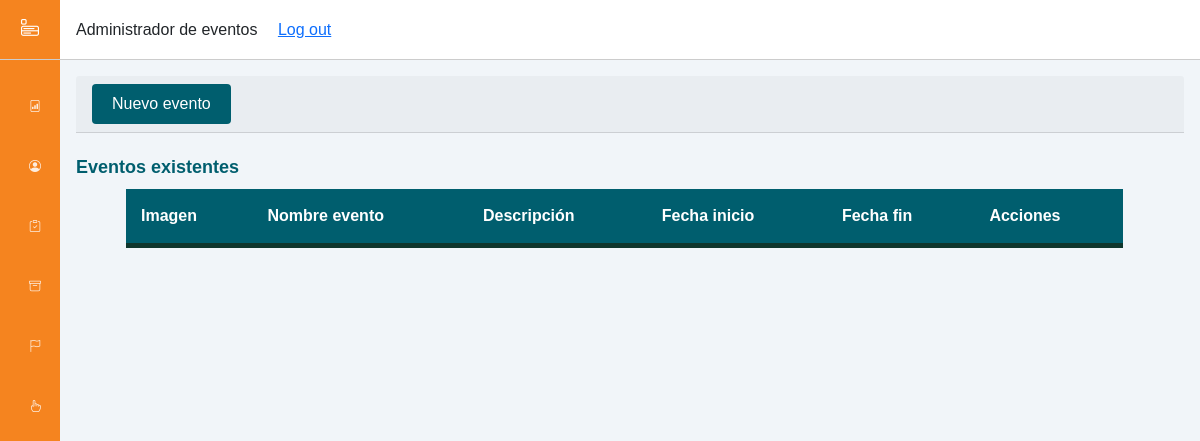
The app's page /views/AdministradorDeEventos_Comite.php?Id=0, older data.
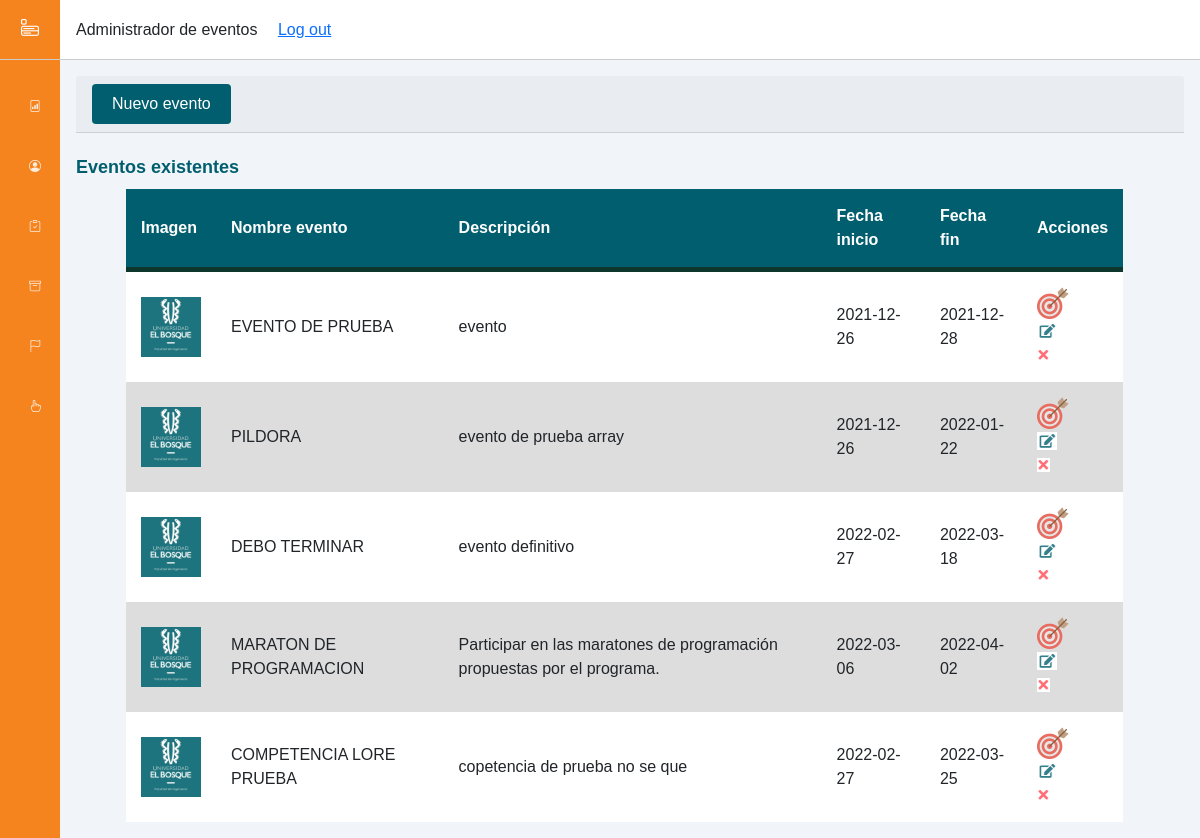
The same page, newer data.
### tables this page shows
CREATE TABLE `tbl_evento` (
  `id_evento` int(11) NOT NULL,
  `nombre_evento` varchar(30) NOT NULL,
  `descripcion_evento` varchar(250) NOT NULL,
  `fecha_inicio` date NOT NULL,
  `fecha_fin` date NOT NULL,
  `nombre_imagen` varchar(10) DEFAULT NULL,
  `nombre_enunciado` varchar(10) DEFAULT NULL,
  `id_usuario` int(3) NOT NULL,
  `competenciasAsignadas` varchar(2) NOT NULL
);

### views/logic/controllers/EventoControlador.php (called while the page is built, shortened)
<?php
class EventoControlador{
    public function mostrarDatosEventos($sql){
        $c = new conectar();
        $conexion = $c->conexion();
        $result = mysqli_query($conexion, $sql);
        return mysqli_fetch_all($result, MYSQLI_ASSOC);
    }
}
?>

### views/AdministradorDeEventos_Comite.php (the view, shortened to what this page needs)
<?php
    require_once "logic/controllers/EventoControlador.php";
?>
<!DOCTYPE html>
<html lang="es">
    <head>
        <link href="https://cdn.jsdelivr.net/npm/bootstrap@5.1.3/dist/css/bootstrap.min.css" rel="stylesheet">
        <link rel="stylesheet" href="https://cdn.jsdelivr.net/npm/bootstrap-icons@1.8.1/font/bootstrap-icons.css">
        <link rel="stylesheet" href="assets/css/ComiteStyles.css">
    </head>
    <body>
        <div class="sidebar">
            <div class="sidebar-header">
                <label for="sidebar-toggle"><i class="bi bi-menu-app"></i></label>
            </div>
            <div class="sidebar-menu">
                <ul class="menuComite">
                    <li>
                        <a class="link_menu-active" href="./DashBoard_Comite.php">
                            <span title="Dashboard"><i class="bi bi-file-bar-graph"></i></span>
                        </a>
                    </li>
                    <li>
                        <a class="link_menu" href="./RegistroDeProfesores_Comite.php">
                            <span title="Profesores"><i class="bi bi-person-circle"></i></span>
                        </a>
                    </li>
                    <li>
                        <a class="link_menu" href="./AdministradorDeMaterias_Comite.php">
                            <span title="Materias"><i class="bi bi-clipboard-check"></i></span>
                        </a>
                    </li>
                    <li>
                        <a class="link_menu" href="./AdministradorDeCompetencias_Comite.php">
                            <span title="Competencias"><i class="bi bi-archive"></i></span>
                        </a>
                    </li>
                    <li>
                        <a class="link_menu" href="./AdministradorDeEventos_Comite.php?Id=0">
                            <span title="Eventos"><i class="bi bi-flag"></i></span>
                        </a>
                    </li>
                    <li>
                        <a class="link_menu" href="./AdministradorDeConvocatoriasExternas_Comite.php">
                            <span title="Convocatorias"><i class="bi bi-hand-index"></i></span>
                        </a>
                    </li>
                </ul>
            </div>
        </div>
        <div class="main-content">
            <header>
                <div class="social-icons">
                    <div class="titulo-dash">
                        <span>Administrador de eventos</span>&nbsp;
                    </div>
                    <div class="link-logout">
                        <span><a href="../index.php">Log out</a></span>
                    </div>
                </div>
            </header>
            <main>
                <div class="card-header">
                    <button type="button" class="btn_agregarEvento" data-bs-toggle="modal" data-bs-target="#modalRegistrarEvento" title="Nuevo Evento">Nuevo evento</button>
                </div>
                <div class="main-tableEventos">
                   <br>
                    <h3 class="titulo_seccion">Eventos existentes </h3>
                    <table id="table_eventos" class="tablaDeEventos">
                        <thead>
                            <tr>
                                <th class="campoTabla">Imagen</th>
                                <th class="campoTabla">Nombre evento</th>
                                <th class="campoTabla">Descripción</th>
                                <th class="campoTabla">Fecha inicio</th>
                                <th class="campoTabla">Fecha fin</th>
                                <th class="campoTabla">Acciones</th>
                            </tr>
                        </thead>
                        <tbody>
                        <?php
                            $obj = new EventoControlador();
                            $sql = "SELECT id_evento, nombre_evento, descripcion_evento, fecha_inicio, fecha_fin, nombre_imagen from tbl_evento";
                            $datos = $obj->mostrarDatosEventos($sql);
                            foreach ($datos as $key){
                        ?>
                                <tr class="filasDeDatosTablaEventos">
                                    <?php
                                    $nombreDeImg = $key['nombre_imagen'];
                                    if($nombreDeImg != null){
                                    ?>
                                        <td class='datoTabla'><img class='imagenDelEventoEnTabla'src='<?php echo "eventosImages/".$nombreDeImg?>'></td>
                                    <?php
                                    }else{
                                    ?>
                                        <td class='datoTabla'><img class='imagenDelEventoEnTabla'src='assets/images/imgPorDefecto.jpg'></td>
                                    <?php
                                    }
                                    ?>
                                    <td class="datoTabla"><?php echo $key['nombre_evento'];  ?></td>
                                    <td class="datoTabla"><?php echo $key['descripcion_evento'];  ?></td>
                                    <td class="datoTabla"><?php echo $key['fecha_inicio'];  ?></td>
                                    <td class="datoTabla"><?php echo $key['fecha_fin'];  ?></td>
                                    <td class="datoTabla"><div class="compEsp-edicion">
                                        <div class="col-botonesEdicion">
                                            <a class="btnAsignarCompetencias" data-id="<?php echo $key['id_evento'];?>" data-bs-toggle="modal" data-bs-target="#modalAsignarCompetencias" title="Asignar competencias"><img src="assets/images/btn_asignarCompetencias.png"></a>
                                        </div>
                                        <div class="col-botonesEdicion">
                                            <a class="btnEditarEvento" data-id="<?php echo $key['id_evento'];?>" data-bs-toggle="modal" data-bs-target="#modalEditarEvento" title="Editar"><img src="assets/images/btn_editar.PNG"></a>
                                        </div>
                                        <div class="col-botonesEdicion">
                                            <a class="btnEliminarEvento" data-id="<?php echo $key['id_evento'];?>" data-bs-toggle="modal" data-bs-target="#modalEliminarEvento" title="Eliminar"><img src="assets/images/btn_eliminar.PNG"></a>
                                        </div>
                                    </div></td>
                                </tr>
                        <?php
                            }
                        ?>
                        </tbody>
                    </table>
                </div>
    </body>
</html>

### views/assets/css/ComiteStyles.css (style rules this page uses)
:root { --main-color: #f5841f !important; --color-dark: #1D2231; --text-grey: #8390A2; }
* { font-family: Arial, Helvetica, sans-serif !important; margin: 0; padding: 0; text-decoration: none; list-style-type: none; box-sizing: border-box; }
.sidebar { height: 100%; width: 230px; position: fixed; left: 0; top: 0; z-index: 100; background: var(--main-color); color: #fff; overflow-y: auto; transition: width 500ms; }
.sidebar-header { display: flex; justify-content: space-between; align-items: center; height: 60px; padding: 0rem 1rem; border-bottom: 1px solid #ccc; font-size: 18px; }
.sidebar-menu { padding: 2rem; }
.sidebar-menu li { margin-bottom: 2rem; }
.sidebar-menu li a { color: #fff; margin: 5px 10px; opacity: .86; border-radius: 4px; display: block; }
.sidebar li { margin-bottom: 2rem; }
.sidebar a { color: #fff; font-size: 12px; }
.link_menu span { width: 40px !important; height: 40px !important; }
.menuComite { padding-left: 3px; }
.main-content { position: relative; margin-left: 240px; transition: margin-left 500ms; }
header { position: fixed; left: 240px; top: 0; z-index: 100; width: calc(100% - 240px); background: #fff; height: 60px; padding: 0rem 1rem; display: flex; align-items: center; border-bottom: 1px solid #ccc; justify-content: space-between; transition: left 500ms; }
.social-icons { display: grid; grid-template-columns: repeat(2, 1fr); grid-column-gap: 1rem; }
main { margin-top: 60px; background: #f1f5f9; min-height: 90vh; padding: 1rem; }
@media only screen and (max-width: 1200px) { .sidebar { width: 60px; z-index: 150; } }
@media only screen and (max-width: 1200px) { .sidebar .sidebar-header, .sidebar li { display: flex; justify-content: center; } }
@media only screen and (max-width: 1200px) { .main-content { margin-left: 60px; } }
@media only screen and (max-width: 1200px) { .main-content header { left: 60px; width: calc(100% - 60px); } }
.titulo_seccion { color: #005e6e; font-size: 18px; font-weight: bold; }
.card-header:first-child { border-radius: calc(0.25rem - 1px) calc(0.25rem - 1px) 0 0; }
.card-header { padding: 0.5rem 1rem; margin-bottom: 0; background-color: rgba(0,0,0,.03); border-bottom: 1px solid rgba(0,0,0,.125); }
label { display: inline-block; }
.titulo_seccion { color: #005e6e; }
.btn_agregarEvento { color: #fff; background-color: #005e6e; cursor: pointer; padding: 8px 20px; border-radius: 4px; outline: none; border: none; font-family: Arial, Helvetica, sans-serif; }
.tablaDeEventos { margin-left: 50px; margin-top: 10px; width: 90%; text-align: left; border-collapse: collapse; background-color: white; }
.campoTabla, .datoTabla { padding: 15px; }
thead { background-color: #005e6e; color: white; border-bottom: solid 5px #0F362D; }
.imagenDelEventoEnTabla { width: 60px; height: 60px; }
.filasDeDatosTablaEventos:nth-child(even) { background-color: #ddd; }

Row changes from the older to the newer data that the page shows:
added tbl_evento: nombre_evento "EVENTO DE PRUEBA", descripcion_evento "evento", fecha_inicio "2021-12-26", fecha_fin "2021-12-28"
added tbl_evento: nombre_evento "PILDORA", descripcion_evento "evento de prueba array", fecha_inicio "2021-12-26", fecha_fin "2022-01-22"
added tbl_evento: nombre_evento "DEBO TERMINAR", descripcion_evento "evento definitivo", fecha_inicio "2022-02-27", fecha_fin "2022-03-18"
added tbl_evento: nombre_evento "MARATON DE PROGRAMACION", descripcion_evento "Participar en las maratones de programación propuestas por el programa.", fecha_inicio "2022-03-06", fecha_fin "2022-04-02"
added tbl_evento: nombre_evento "COMPETENCIA LORE PRUEBA", descripcion_evento "copetencia de prueba no se que", fecha_inicio "2022-02-27", fecha_fin "2022-03-25"
